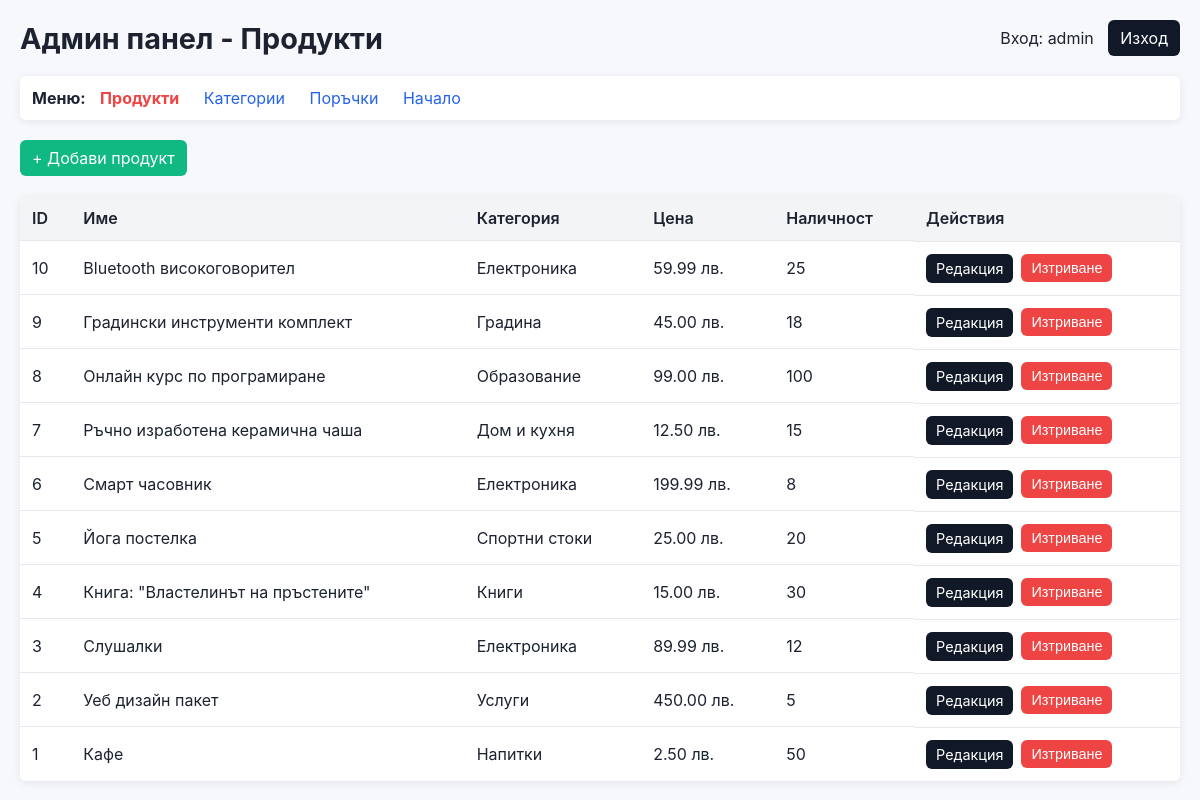
/admin/products.php (signed in), run on the app's committed database.
### tables this page shows
CREATE TABLE IF NOT EXISTS `products` (
  `id` int NOT NULL AUTO_INCREMENT,
  `name` varchar(255) NOT NULL,
  `description` text,
  `price` decimal(10,2) NOT NULL DEFAULT '0.00',
  `category` varchar(100) DEFAULT NULL,
  `image` varchar(255) DEFAULT NULL,
  `stock` int NOT NULL DEFAULT '10',
  `created_at` timestamp NOT NULL DEFAULT CURRENT_TIMESTAMP,
  PRIMARY KEY (`id`)
);

### admin/products.php (the view, shortened to what this page needs)
<?php
require_once __DIR__ . '/../db.php';
$page = isset($_GET['page']) ? max(1, (int)$_GET['page']) : 1;
$perPage = 10;
$offset = ($page - 1) * $perPage;
$stmt = $pdo->prepare('SELECT * FROM products ORDER BY id DESC LIMIT :limit OFFSET :offset');
$stmt->bindValue(':limit', $perPage, PDO::PARAM_INT);
$stmt->bindValue(':offset', $offset, PDO::PARAM_INT);
$stmt->execute();
$products = $stmt->fetchAll();
?>
<!doctype html>
<html lang="bg">
<head>
    <link rel="stylesheet" href="../style.css">
</head>
<body>
<div class="admin-container">
    <div class="admin-header">
        <h1>Админ панел - Продукти</h1>
        <div>
            <span>Вход: <?= htmlspecialchars($_SESSION['username']) ?></span>
            <a class="btn" href="logout.php" style="margin-left: 10px;">Изход</a>
        </div>
    </div>
    <nav class="admin-nav">
        <strong>Меню:</strong>
        <a href="products.php" class="active">Продукти</a>
        <a href="categories.php">Категории</a>
        <a href="orders.php">Поръчки</a>
        <a href="dashboard.php">Начало</a>
    </nav>
    <div style="margin-bottom: 20px;">
        <a class="btn add" href="add-product.php">+ Добави продукт</a>
    </div>
    <table class="admin-table">
        <thead>
            <tr>
                <th>ID</th>
                <th>Име</th>
                <th>Категория</th>
                <th>Цена</th>
                <th>Наличност</th>
                <th>Действия</th>
            </tr>
        </thead>
        <tbody>
            <?php foreach ($products as $p): ?>
                <tr>
                    <td><?= $p['id'] ?></td>
                    <td><?= htmlspecialchars($p['name']) ?></td>
                    <td><?= htmlspecialchars($p['category']) ?></td>
                    <td><?= number_format($p['price'], 2) ?> лв.</td>
                    <td><?= $p['stock'] ?></td>
                    <td class="admin-actions">
                        <a class="btn btn-small" href="edit-product.php?id=<?= $p['id'] ?>">Редакция</a>
                        <form method="post" action="delete-product.php" style="display:inline;" onsubmit="return confirm('Сигурни ли сте?');">
                            <button class="btn btn-small danger" type="submit">Изтриване</button>
                        </form>
                    </td>
                </tr>
            <?php endforeach; ?>
        </tbody>
    </table>
</div>
</body>
</html>

### style.css (style rules this page uses)
* { box-sizing: border-box; }
body { font-family: Inter, Segoe UI, Arial, sans-serif; background: #f6f8fb; color: #1c2230; margin: 0; padding: 20px; }
h1 { margin: 0; font-size: 1.8rem; }
.btn { display: inline-block; padding: 8px 12px; background: #111827; color: #fff; text-decoration: none; border-radius: 6px; border: none; }
.btn.add { background: #10b981; }
.btn.danger { background: #ef4444; }

### admin/products.php (style rules this page uses)
.admin-container { max-width: 1200px; margin: 0 auto; }
.admin-header { display: flex; justify-content: space-between; align-items: center; gap: 20px; margin-bottom: 20px; }
.admin-nav { background: white; padding: 12px; border-radius: 6px; box-shadow: 0 2px 8px rgba(0,0,0,0.08); margin-bottom: 20px; }
.admin-nav a { margin: 0 10px; color: #2563eb; text-decoration: none; }
.admin-nav a.active { color: #ef4444; font-weight: bold; }
.admin-table { width: 100%; border-collapse: collapse; background: white; border-radius: 6px; overflow: hidden; box-shadow: 0 2px 8px rgba(0,0,0,0.08); }
.admin-table th { background: #f3f4f6; padding: 12px; text-align: left; font-weight: 600; }
.admin-table td { padding: 12px; border-top: 1px solid #e5e7eb; }
.admin-actions { display: flex; gap: 8px; }
.btn-small { padding: 6px 10px; font-size: 0.9rem; }

### data on the page
products: id "10", name "Bluetooth високоговорител", category "Електроника", price "59.99", stock "25"
products: id "9", name "Градински инструменти комплект", category "Градина", price "45.00", stock "18"
products: id "8", name "Онлайн курс по програмиране", category "Образование", price "99.00", stock "100"
products: id "7", name "Ръчно изработена керамична чаша", category "Дом и кухня", price "12.50", stock "15"
products: id "6", name "Смарт часовник", category "Електроника", price "199.99", stock "8"
products: id "5", name "Йога постелка", category "Спортни стоки", price "25.00", stock "20"
products: id "4", name "Книга: \"Властелинът на пръстените\"", category "Книги", price "15.00", stock "30"
products: id "3", name "Слушалки", category "Електроника", price "89.99", stock "12"
products: id "2", name "Уеб дизайн пакет", category "Услуги", price "450.00", stock "5"
products: id "1", name "Кафе", category "Напитки", price "2.50", stock "50"

### other printed values
$_SESSION['username'] "admin"
